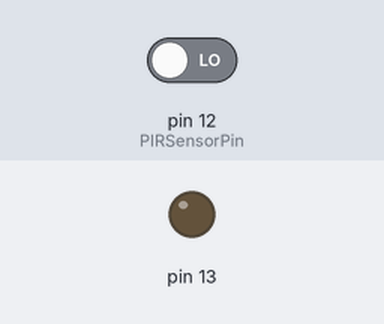
The sketch below on a simulated Arduino Uno, built with avr-gcc and run on an emulated ATmega328P. Parts: output pins drawn as LEDs (lit = HIGH). Inputs (shaded band) come from the test bench; at power-on: pin 12 (PIRSensorPin) LOW. What the sketch prints to the serial monitor is not drawn.

Above: at 6.2 s.
6.3 s: pin 12 (PIRSensorPin) driven HIGH
At 6.9 s:
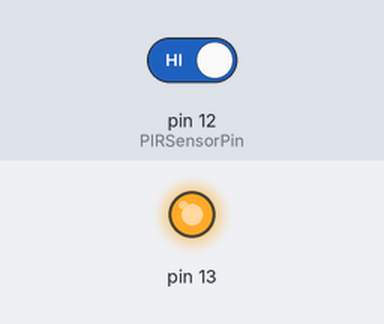
7.8 s: pin 12 (PIRSensorPin) driven LOW
At 9.1 s:
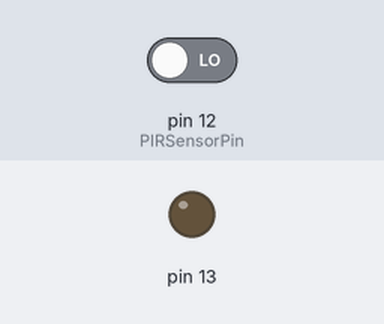
Timing chart, 0 to 10.8 s (numbered marks = the images above; inputs shaded):
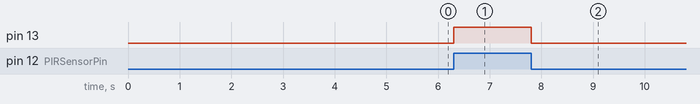

Measured:
- after the input at 6.3 s, pin 13: LOW → HIGH at once
- after the input at 7.8 s, pin 13: HIGH → LOW at once

The sketch:

Main.ino
```cpp
#include "Timer.h"
const int PIRSensorPin = 12;
int people = 0;
Timer t;

void setup() {
  Serial.begin(9600);
  pinMode(PIRSensorPin,INPUT); //pin 12 is PIR Sensor
  pinMode(13,OUTPUT);
  delay(5000);
}

boolean status = false;

void loop() {
  if(digitalRead(PIRSensorPin) == HIGH){
    if(status == false){
      //addReadPeople(); if you want show in the command line
      returnStatus();
      status = true;
    }
    t.every(5000,addReadPeople, 0);
    digitalWrite(13,HIGH);
    Serial.println(people);
  }else{
    status = false;
    returnStatus();
    //Serial.println("NO ANYONE THROUGH HERE."); if you want show in the command line
    digitalWrite(13,LOW);
  }
}

void returnStatus(){
  Serial.println(status);
}

void addReadPeople(){
  people = people + 1;
}
```

Event.cpp
```cpp
// (licence header left out)
/*  * * * * * * * * * * * * * * * * * * * * * * * * * * *
 Code by Simon Monk
 http://www.simonmonk.org
* * * * * * * * * * * * * * * * * * * * * * * * * * * * */

// For Arduino 1.0 and earlier
#if defined(ARDUINO) && ARDUINO >= 100
#include "Arduino.h"
#else
#include "WProgram.h"
#endif

#include "Event.h"

Event::Event(void)
{
	eventType = EVENT_NONE;
}

void Event::update(void)
{
    unsigned long now = millis();
    update(now);
}

void Event::update(unsigned long now)
{
	if (now - lastEventTime >= period)
	{
		switch (eventType)
		{
			case EVENT_EVERY:
				(*callback)();
				break;

			case EVENT_OSCILLATE:
				pinState = ! pinState;
				digitalWrite(pin, pinState);
				break;
		}
		lastEventTime = now;
		count++;
	}
	if (repeatCount > -1 && count >= repeatCount)
	{
		eventType = EVENT_NONE;
	}
}
```

Event.h
```cpp
// (licence header left out)
/*  * * * * * * * * * * * * * * * * * * * * * * * * * * *
 Code by Simon Monk
 http://www.simonmonk.org
* * * * * * * * * * * * * * * * * * * * * * * * * * * * */

#ifndef Event_h
#define Event_h

#include <inttypes.h>

#define EVENT_NONE 0
#define EVENT_EVERY 1
#define EVENT_OSCILLATE 2

class Event
{

public:
  Event(void);
  void update(void);
  void update(unsigned long now);
  int8_t eventType;
  unsigned long period;
  int repeatCount;
  uint8_t pin;
  uint8_t pinState;
  void (*callback)(void);
  unsigned long lastEventTime;
  int count;
};

#endif
```

Timer.cpp
```cpp
// (licence header left out)
/*  * * * * * * * * * * * * * * * * * * * * * * * * * * *
 Code by Simon Monk
 http://www.simonmonk.org
* * * * * * * * * * * * * * * * * * * * * * * * * * * * */

// For Arduino 1.0 and earlier
#if defined(ARDUINO) && ARDUINO >= 100
#include "Arduino.h"
#else
#include "WProgram.h"
#endif

#include "Timer.h"

Timer::Timer(void)
{
}

int8_t Timer::every(unsigned long period, void (*callback)(), int repeatCount)
{
	int8_t i = findFreeEventIndex();
	if (i == -1) return -1;

	_events[i].eventType = EVENT_EVERY;
	_events[i].period = period;
	_events[i].repeatCount = repeatCount;
	_events[i].callback = callback;
	_events[i].lastEventTime = millis();
	_events[i].count = 0;
	return i;
}

int8_t Timer::every(unsigned long period, void (*callback)())
{
	return every(period, callback, -1); // - means forever
}

int8_t Timer::after(unsigned long period, void (*callback)())
{
	return every(period, callback, 1);
}

int8_t Timer::oscillate(uint8_t pin, unsigned long period, uint8_t startingValue, int repeatCount)
{
	int8_t i = findFreeEventIndex();
	if (i == NO_TIMER_AVAILABLE) return NO_TIMER_AVAILABLE;

	_events[i].eventType = EVENT_OSCILLATE;
	_events[i].pin = pin;
	_events[i].period = period;
	_events[i].pinState = startingValue;
	digitalWrite(pin, startingValue);
	_events[i].repeatCount = repeatCount * 2; // full cycles not transitions
	_events[i].lastEventTime = millis();
	_events[i].count = 0;
	return i;
}

int8_t Timer::oscillate(uint8_t pin, unsigned long period, uint8_t startingValue)
{
	return oscillate(pin, period, startingValue, -1); // forever
}

/**
 * This method will generate a pulse of !startingValue, occuring period after the
 * call of this method and lasting for period. The Pin will be left in !startingValue.
 */
int8_t Timer::pulse(uint8_t pin, unsigned long period, uint8_t startingValue)
{
	return oscillate(pin, period, startingValue, 1); // once
}

/**
 * This method will generate a pulse of startingValue, starting immediately and of
 * length period. The pin will be left in the !startingValue state
 */
int8_t Timer::pulseImmediate(uint8_t pin, unsigned long period, uint8_t pulseValue)
{
	int8_t id(oscillate(pin, period, pulseValue, 1));
	// now fix the repeat count
	if (id >= 0 && id < MAX_NUMBER_OF_EVENTS) {
		_events[id].repeatCount = 1;
	}
	return id;
}


void Timer::stop(int8_t id)
{
	if (id >= 0 && id < MAX_NUMBER_OF_EVENTS) {
		_events[id].eventType = EVENT_NONE;
	}
}

void Timer::update(void)
{
	unsigned long now = millis();
	update(now);
}

void Timer::update(unsigned long now)
{
	for (int8_t i = 0; i < MAX_NUMBER_OF_EVENTS; i++)
	{
		if (_events[i].eventType != EVENT_NONE)
		{
			_events[i].update(now);
		}
	}
}
int8_t Timer::findFreeEventIndex(void)
{
	for (int8_t i = 0; i < MAX_NUMBER_OF_EVENTS; i++)
	{
		if (_events[i].eventType == EVENT_NONE)
		{
			return i;
		}
	}
	return NO_TIMER_AVAILABLE;
}
```

Timer.h
```cpp
// (licence header left out)
/*  * * * * * * * * * * * * * * * * * * * * * * * * * * *
 Code by Simon Monk
 http://www.simonmonk.org
* * * * * * * * * * * * * * * * * * * * * * * * * * * * */

#ifndef Timer_h
#define Timer_h

#include <inttypes.h>
#include "Event.h"

#define MAX_NUMBER_OF_EVENTS (10)

#define TIMER_NOT_AN_EVENT (-2)
#define NO_TIMER_AVAILABLE (-1)

class Timer
{

public:
  Timer(void);

  int8_t every(unsigned long period, void (*callback)(void));
  int8_t every(unsigned long period, void (*callback)(void), int repeatCount);
  int8_t after(unsigned long duration, void (*callback)(void));
  int8_t oscillate(uint8_t pin, unsigned long period, uint8_t startingValue);
  int8_t oscillate(uint8_t pin, unsigned long period, uint8_t startingValue, int repeatCount);

  /**
   * This method will generate a pulse of !startingValue, occuring period after the
   * call of this method and lasting for period. The Pin will be left in !startingValue.
   */
  int8_t pulse(uint8_t pin, unsigned long period, uint8_t startingValue);

  /**
   * This method will generate a pulse of pulseValue, starting immediately and of
   * length period. The pin will be left in the !pulseValue state
   */
  int8_t pulseImmediate(uint8_t pin, unsigned long period, uint8_t pulseValue);
  void stop(int8_t id);
  void update(void);
  void update(unsigned long now);

protected:
  Event _events[MAX_NUMBER_OF_EVENTS];
  int8_t findFreeEventIndex(void);

};

#endif
```
